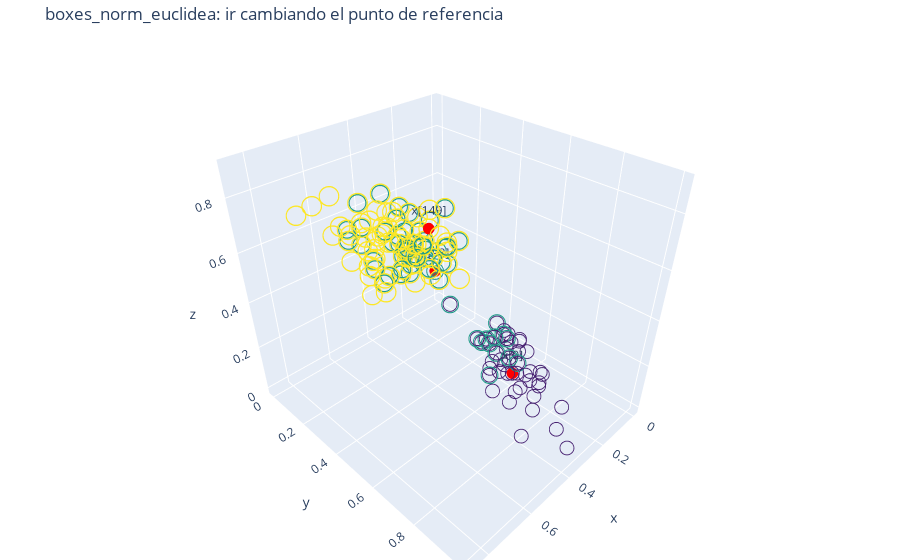

The notebook cell this image was saved under:
### Code cell
# 2. naive clustering: k-nearest neighbors
k_n=50
cluster_pipeline(X, D[norma_i], naive_kn, results_path, fig_path, 
                plot_dims, 'kn_norm_%s'%normas[norma_i], k_n=k_n)
fig.show()
